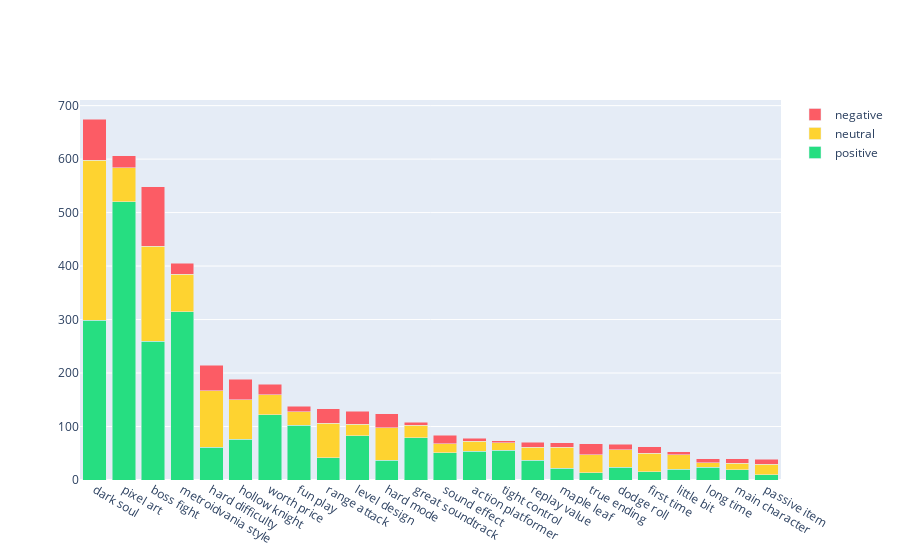

Write notebook code for a chart like this one.
### Code cell
colors_dict  = {
    1:'#26de81',
    0:'#fed330',
    -1:'#fc5c65'
}

colors = [colors_dict[k] for k in df_sent_1['senti'].values]

# fig = go.Figure(data=[
#     go.Bar(x=df_sent_1['cluster_name'], 
#            y=df_sent_1['count'],
#           marker_color=colors)
# ])
fig = go.Figure()
fig.add_trace(go.Bar(name="positive", x=df_sent_1[df_sent_1['senti'] == 1]['cluster_name'], y=df_sent_1[df_sent_1['senti'] == 1]['count'], marker_color='#26de81'))
fig.add_trace(go.Bar(name="neutral", x=df_sent_1[df_sent_1['senti'] == 0]['cluster_name'], y=df_sent_1[df_sent_1['senti'] == 0]['count'], marker_color='#fed330'))
fig.add_trace(go.Bar(name="negative", x=df_sent_1[df_sent_1['senti'] == -1]['cluster_name'], y=df_sent_1[df_sent_1['senti'] == -1]['count'], marker_color='#fc5c65'))

# Change the bar mode
fig.update_layout(barmode='stack')
fig.show()

### Figure 1 — Plotly figure (JSON) as saved in the notebook; plotly's stock layout.template omitted (floating-point values rounded to 4 significant figures)
{"data": [{"marker": {"color": "#26de81"}, "name": "positive", "type": "bar", "x": ["dark soul", "pixel art", "boss fight", "metroidvania style", "hard difficulty", "hollow knight", "worth price", "fun play", "range attack", "level design", "hard mode", "great soundtrack", "sound effect", "action platformer", "tight control", "replay value", "maple leaf", "true ending", "dodge roll", "first time", "little bit", "long time", "main character", "passive item"], "y": [299, 520, 259, 315, 61, 76, 122, 102, 42, 83, 37, 79, 51, 54, 56, 37, 22, 14, 24, 15, 20, 24, 19, 10]}, {"marker": {"color": "#fed330"}, "name": "neutral", "type": "bar", "x": ["dark soul", "pixel art", "boss fight", "metroidvania style", "hard difficulty", "hollow knight", "worth price", "fun play", "range attack", "level design", "hard mode", "great soundtrack", "sound effect", "action platformer", "tight control", "replay value", "maple leaf", "true ending", "dodge roll", "first time", "little bit", "long time", "main character", "passive item"], "y": [299, 64, 178, 70, 106, 74, 37, 26, 64, 21, 61, 23, 17, 18, 14, 24, 39, 33, 33, 35, 27, 8, 12, 19]}, {"marker": {"color": "#fc5c65"}, "name": "negative", "type": "bar", "x": ["dark soul", "pixel art", "boss fight", "metroidvania style", "hard difficulty", "hollow knight", "worth price", "fun play", "range attack", "level design", "hard mode", "great soundtrack", "sound effect", "action platformer", "tight control", "replay value", "maple leaf", "true ending", "dodge roll", "first time", "little bit", "long time", "main character", "passive item"], "y": [77, 22, 111, 20, 48, 38, 20, 10, 27, 25, 26, 6, 16, 6, 3, 10, 9, 21, 10, 12, 6, 8, 9, 10]}], "layout": {"barmode": "stack"}}
